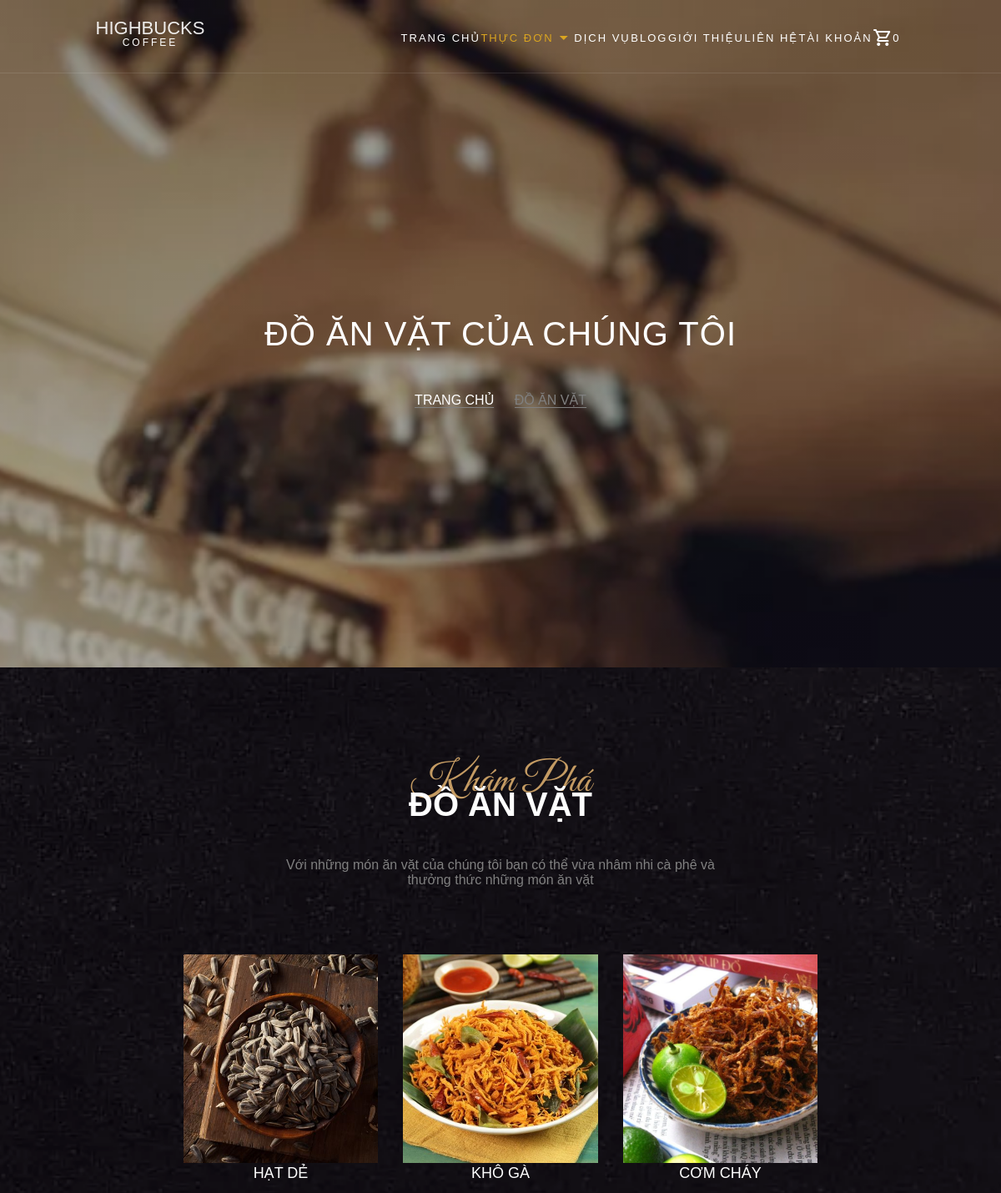
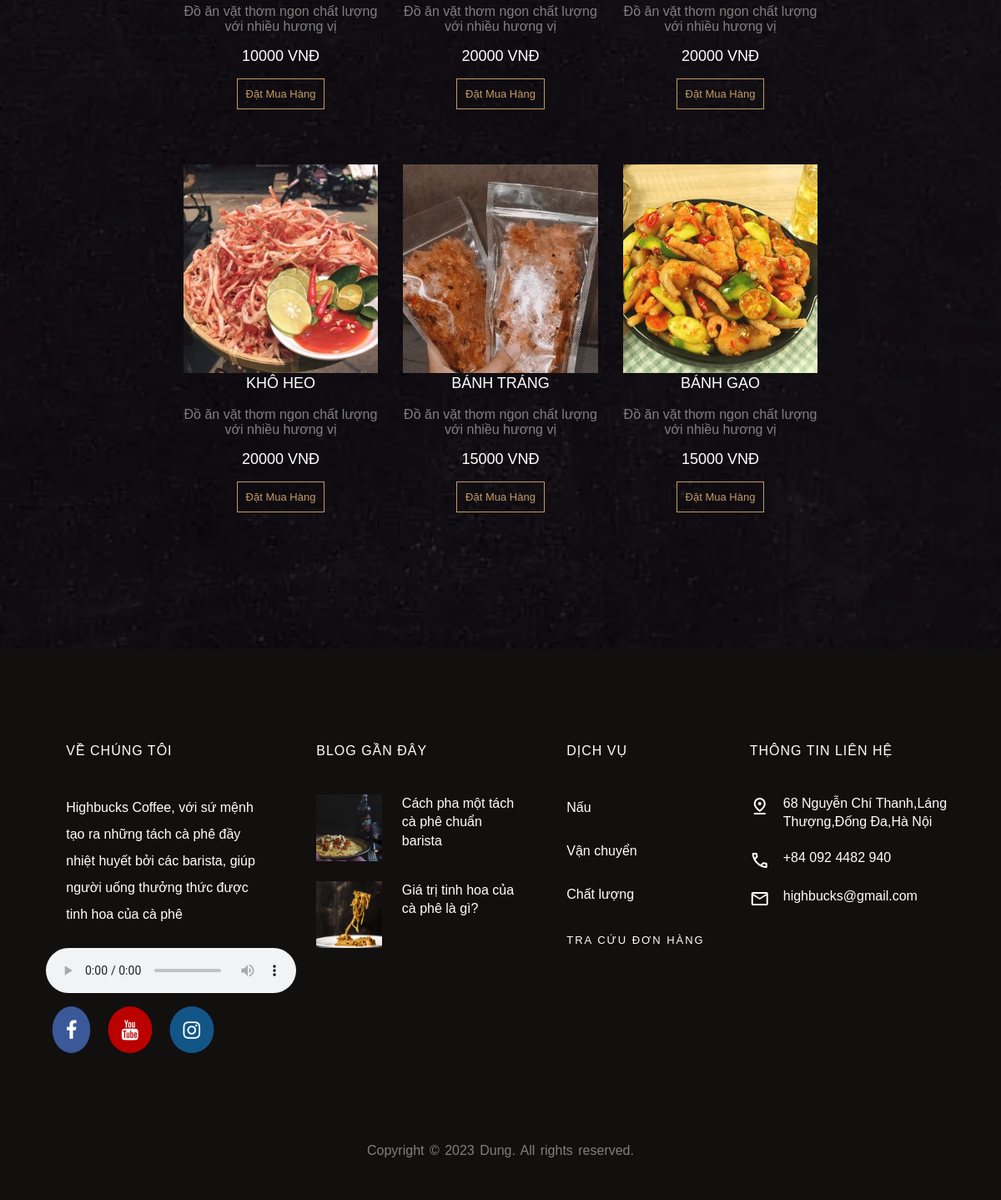
The app's page /Page/snack.php with its own data (2 pictures, top to bottom).
### tables this page shows
CREATE TABLE IF NOT EXISTS `sanpham` (
  `idsanpham` int NOT NULL AUTO_INCREMENT,
  `TenSanPham` varchar(255) NOT NULL,
  `SoLuong` float DEFAULT NULL,
  `GiaTien` float NOT NULL,
  `PhanLoai` varchar(255) NOT NULL,
  `TrangThai` varchar(45) NOT NULL,
  PRIMARY KEY (`idsanpham`)
);

### Page/snack.php (the view, shortened to what this page needs)
<!DOCTYPE html>
<html lang="en">
<head>
  <link rel="stylesheet" href="https://cdnjs.cloudflare.com/ajax/libs/font-awesome/4.7.0/css/font-awesome.min.css">
  <link rel="stylesheet" href="../Css/snack.css">
</head>
<body>
  <?php include_once '../PHP/Connect.php'?>
  <?php
    include '../PHP/Menu.php';
    $sql = "SELECT idsanpham, TenSanPham, GiaTien FROM sanpham WHERE PhanLoai = 'Đồ ăn vặt'";
    $result = mysqli_query($conn, $sql);
  ?>
  <div class="banner">
    <h1>đồ ăn vặt của chúng tôi</h1>
    <p>
      <a href="index.php">Trang chủ</a>
      <a href="snack.php" style="color: gray;">đồ ăn vặt</a>
    </p>
  </div>
  <div class="seller">
    <div class="textbox">
      <div class="text">
        <span class="welcome">Khám Phá</span>
        <h2>Đồ ăn vặt</h2>
        <p>Với những món ăn vặt của chúng tôi bạn có thể vừa nhâm nhi cà phê và thưởng thức những món ăn vặt</p>
      </div>
    </div>
    <div class="foodbox">
      <?php
      if ($result->num_rows > 0) {
        while ($row = $result->fetch_assoc()) {
          echo
          "<div class='col'>".
          "<div class='imgbox'>".
            "<div class='img' style='background-image: url(../Pic/".$row["idsanpham"].".jpg);'></div>".
          "</div>".
          "<div class='text'>".
            "<h3><a href='Product_Detail.php?id=".$row['idsanpham']."'>".$row["TenSanPham"]."</a></h3>".
            "<p>Đồ ăn vặt thơm ngon chất lượng với nhiều hương vị</p>".
            "<p class='price'>".$row["GiaTien"]." VNĐ</p>".
            "<p><button class='addcart' data-id=".$row['idsanpham'].">Đặt Mua Hàng</button></p>".
          "</div>".
        "</div>";
        }
      }
      ?>
    </div>
  </div>
  <?php include_once("../PHP/Footer.php") ?>
</body>
</html>

### Css/snack.css (style rules this page uses)
* { padding: 0; margin: 0; box-sizing: border-box; }
html,body { height: 100%; position: relative; scroll-behavior: smooth; font-family: Verdana, sans-serif; background-image: url(../Pic/bg_4.jpg); background-position: center; background-repeat: no-repeat; background-size: cover; background-attachment: fixed; color: gray; font-weight: 300; }
.banner { text-transform: uppercase; height: 100%; width: 100%; background-image: linear-gradient(rgba(0, 0, 0, 0.35), rgba(0, 0, 0, 0.35)),url(../Pic/bg_3.jpg); background-size: cover; background-position: center center; background-repeat: no-repeat; background-attachment: fixed; }
.banner h1 { text-transform: uppercase; font-size: 40px; color: #fff; line-height: 1.5; font-weight: normal; letter-spacing: 1px; position: absolute; top: 50%; left: 50%; transform: translate(-50%, -50%); }
.banner p { text-align: center; position: absolute; top: 60%; left: 50%; transform: translate(-50%, -50%); }
.banner a { text-decoration: none; border-bottom: 1px solid gray; margin: 0 10px; color: white; font-size: 16px; }
.seller { padding: 112px 112px; position: relative; display: block; }
.textbox { display: flex; justify-content: center; flex-wrap: wrap; margin-bottom: 50px; }
.textbox .text { display: flex; flex-direction: column; align-items: center; text-align: center; }
.textbox .text h2 { top: -5px; font-size: 40px; font-weight: 700; position: relative; text-transform: uppercase; line-height: 1.4; color: white; margin-bottom: 16px; }
.textbox .text p { text-align: center; margin: 15px 30px; color: gray; width: 70%; }
.foodbox { display: flex; justify-content: center; align-content: center; flex-wrap: wrap; }
.foodbox .col { max-width: 27%; position: relative; width: 100%; padding: 15px 15px; overflow: hidden; }
.foodbox .col .imgbox { height: 250px; width: auto; overflow: hidden; }
.foodbox .col .imgbox .img { height: 250px; display: block; background-position: center center; background-repeat: no-repeat; background-size: cover; transition: 0.3s; }
.foodbox .col .text { text-align: center; overflow: hidden; transition: 0.3s; }
.foodbox .col .text p { margin-top: 0; margin-bottom: 16px; text-align: center; }
.foodbox .col .text .price { margin-top: 0; margin-bottom: 16px; color: white; font-size: 18px; text-align: center; }
.addcart { text-decoration: none; border: 1px solid #c49b63; background: transparent; color: #c49b63; cursor: pointer; font-size: 13px; display: inline-block; font-weight: 400; text-align: center; padding: 10px; transition: 0.3s; margin-bottom: 20px; }
.welcome { font-size: 50px; display: block; margin-bottom: 0; font-family: "Great Vibes", cursive; color: #c49b63; line-height: 1; margin-bottom: -21px; }

### records on screen
sanpham: shows a picture, TenSanPham "HẠT DẺ", GiaTien "10000"
sanpham: shows a picture, TenSanPham "KHÔ GÀ", GiaTien "20000"
sanpham: shows a picture, TenSanPham "CƠM CHÁY", GiaTien "20000"
sanpham: shows a picture, TenSanPham "KHÔ HEO", GiaTien "20000"
sanpham: shows a picture, TenSanPham "BÁNH TRÁNG", GiaTien "15000"
sanpham: shows a picture, TenSanPham "BÁNH GẠO", GiaTien "15000"

### other values on screen
$cart_item_count "0"
